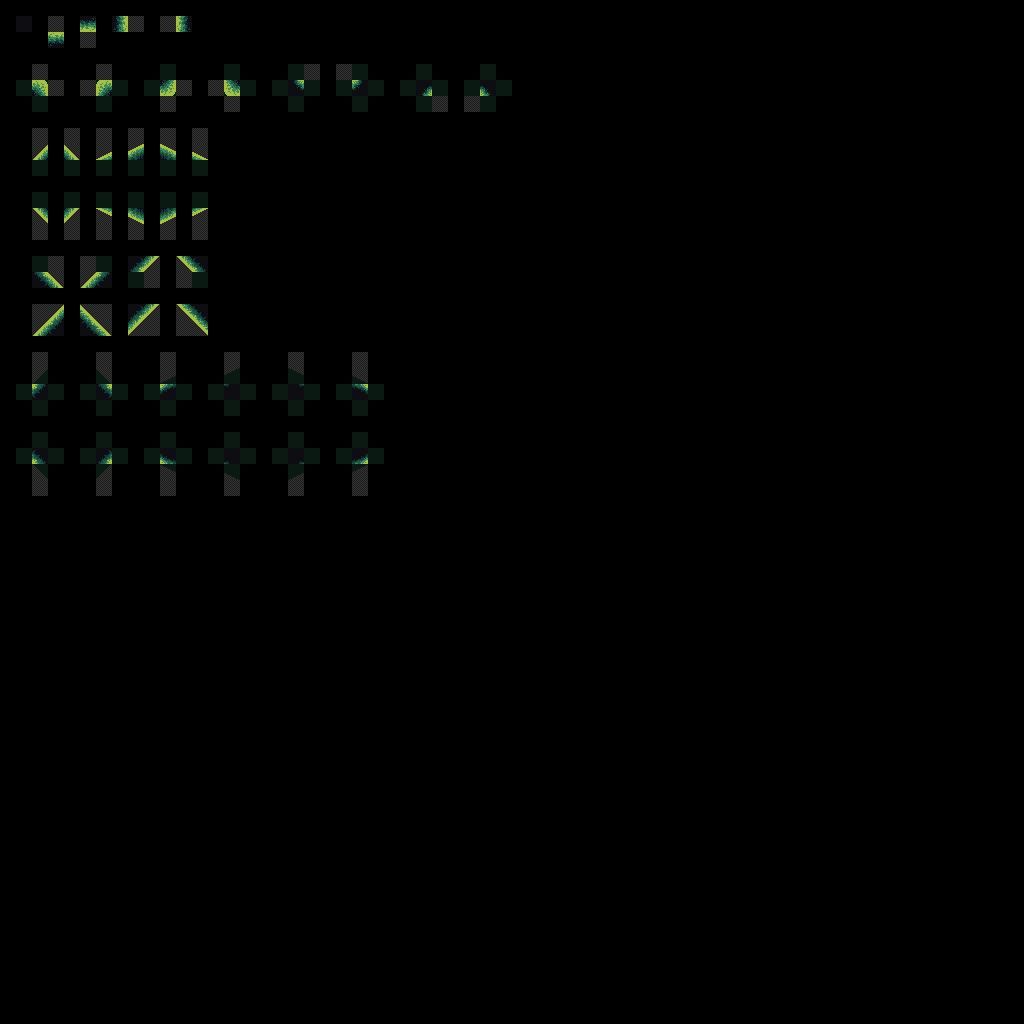

A 2D game scene composited from a Tiled map and its tileset images. What follows is a short description and the map's XML, with each tile layer's data collapsed to a summary:
An orthogonal 64x64 tile map with 16x16 px tiles, 2 tile layers (input_prototype, output_terrain).

<map version="1.10" tiledversion="1.11.0" orientation="orthogonal" renderorder="right-down" width="64" height="64" tilewidth="16" tileheight="16" infinite="0" nextlayerid="3" nextobjectid="1">
 <properties>
  <property name="DeleteTiles" type="bool" value="true" />
 </properties>
 <tileset firstgid="1" source="../TilesetForest.tsx" />
 <layer id="1" name="input_prototype" width="64" height="64" opacity="0.2">
  <data>[4096 cells, 193 non-empty, 5 distinct tile ids]</data>
 </layer>
 <layer id="2" name="output_terrain" width="64" height="64">
  <data>[4096 cells, 57 non-empty, 19 distinct tile ids]</data>
 </layer>
</map>
